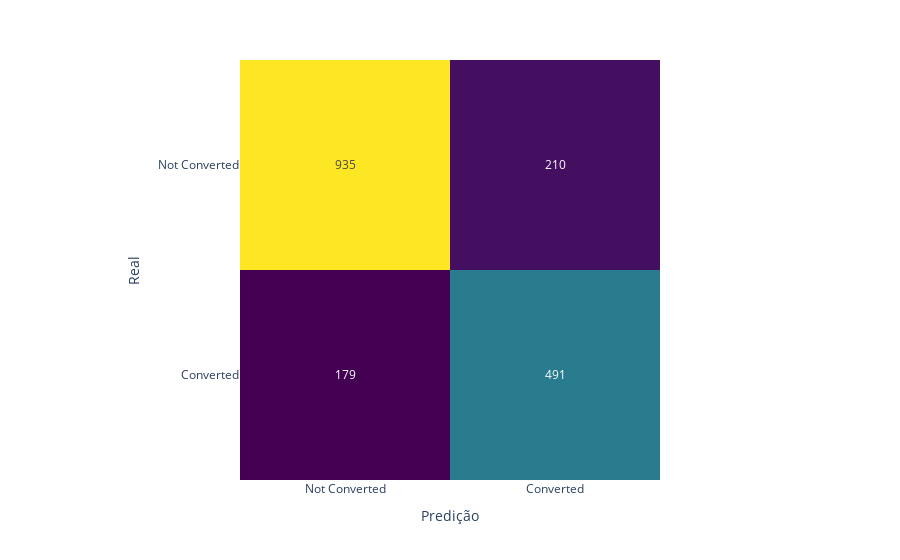

Notebook cell for this chart:
### Code cell
# Mostrar a matriz de confusão
conf_matrix = confusion_matrix(y_test, y_pred)

fig = px.imshow(conf_matrix,
    labels=dict(x='Predição', y='Real', color='Contagem'),
    x=['Not Converted', 'Converted'],
    y=['Not Converted', 'Converted'],
    color_continuous_scale='Viridis'
)

fig.update_traces(text=conf_matrix, texttemplate="%{z}")
fig.update_layout(coloraxis_showscale=False)

fig.show()

### Figure 1 — Plotly figure (JSON) as saved in the notebook; plotly's stock layout.template omitted (floating-point values rounded to 4 significant figures)
{"data": [{"coloraxis": "coloraxis", "hovertemplate": "Predição: %{x}<br>Real: %{y}<br>Contagem: %{z}<extra></extra>", "name": "0", "text": [[935, 210], [179, 491]], "texttemplate": "%{z}", "type": "heatmap", "x": ["Not Converted", "Converted"], "xaxis": "x", "y": ["Not Converted", "Converted"], "yaxis": "y", "z": [[935, 210], [179, 491]]}], "layout": {"coloraxis": {"colorbar": {"title": {"text": "Contagem"}}, "colorscale": [[0, "#440154"], [0.1111, "#482878"], [0.2222, "#3e4989"], [0.3333, "#31688e"], [0.4444, "#26828e"], [0.5556, "#1f9e89"], [0.6667, "#35b779"], [0.7778, "#6ece58"], [0.8889, "#b5de2b"], [1, "#fde725"]], "showscale": false}, "margin": {"t": 60}, "xaxis": {"anchor": "y", "constrain": "domain", "domain": [0, 1], "scaleanchor": "y", "title": {"text": "Predição"}}, "yaxis": {"anchor": "x", "autorange": "reversed", "constrain": "domain", "domain": [0, 1], "title": {"text": "Real"}}}}
